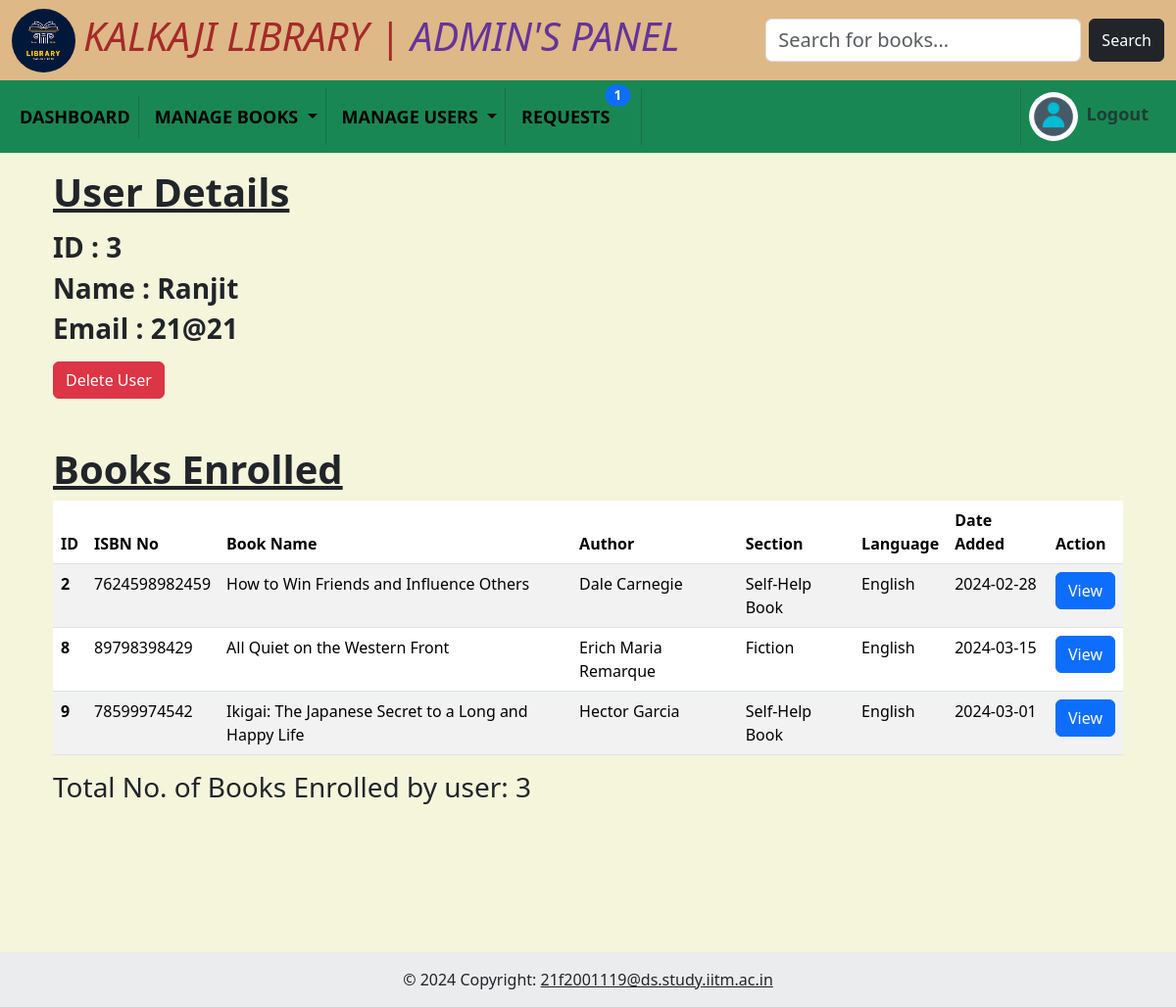
The app's page /user_details/3 (signed in) with its own data.
### models/model.py (models this page shows)
class User(db.Model):
    __tablename__ = "user"
    id = db.Column(db.Integer, autoincrement=True, primary_key=True)
    name = db.Column(db.String, nullable=False)
    email = db.Column(db.String, unique=True)
    password = db.Column(db.String)
    enrollments = db.relationship("Enrollments", back_populates="user")

class Book(db.Model):
    __tablename__ = "book"
    id = db.Column(db.Integer, autoincrement=True, nullable=False, primary_key=True)
    isbn = db.Column(db.Integer, unique=True, nullable=False)
    name = db.Column(db.String, nullable=False)
    content = db.Column(db.String)
    author_name = db.Column(db.String)
    section = db.Column(db.Integer, db.ForeignKey("sections.id"), nullable=False)
    language = db.Column(db.String)
    date_added = db.Column(db.Date)
    rating = db.Column(db.Integer)
    enrollments = db.relationship("Enrollments", back_populates="book")
    ratings = db.relationship("Rating", backref="book")
    sections = db.relationship('Sections', backref='books')

class Sections(db.Model):
    __tablename__ = "sections"
    id = db.Column(db.Integer, autoincrement=True, primary_key=True)
    name = db.Column(db.String, nullable=False, unique=True)
    date_created = db.Column(db.Date)
    description = db.Column(db.String)

### controllers/admin.py (the view)
@app.route("/user_details/<int:id>")
def user_details(id):
    if request.method == "GET":
        user = User.query.filter_by(id=id).first()
        enrollments = Enrollments.query.filter_by(user_id=user.id).all()
        books = []
        for i in enrollments:
            book = Book.query.filter_by(id=i.book_id).first()
            if book not in books:
                books.append(book)
        return render_template("admin/user_details.html", books=books, user=user, i=len(books))
    elif request.method == "POST":
        return redirect(url_for("users"))

### controllers/admin.py (called while the page is built)
@app.before_request
def before_req():
    if "admin" not in session and request.endpoint in admin_routes:
        return redirect("/admin_login")
    elif "user_id" not in session and request.endpoint in user_routes:
        return redirect("/user_login")

### controllers/index.py (called while the page is built)
@app.context_processor
def inject_admin():
    admin1 = 1
    admin0 = 0
    req = Book_req.query.all()
    msg = Messages.query.filter_by(user_id=session.get('user_id')).all()
    return dict(admin1=admin1, admin0=admin0, req=len(req), msg=len(msg))

### templates/admin/user_details.html (shortened to what this page needs)
{% include 'admin/layout.html' %}
<div class="container mt-3 d-flex flex-column min-vh-100">
    <div class="container">
        <h1 class="fw-bold text-decoration-underline">User Details</h1>
        <h3 class="fw-bold mt-3">
            ID : {{ user.id }}
        </h3>
        <h3 class="fw-bold">
            Name : {{ user.name }}
        </h3>
        <h3 class="fw-bold">
            Email : {{ user.email }}
        </h3>
    </div>
    <div class="container mb-5 mt-2">
        <button type="button" class="btn btn-danger" data-bs-toggle="modal"
            data-bs-target="#exampleModal{{ user.id }}">Delete User</button>
    </div>
    <div class="container">
        <h1 class="fw-bold text-decoration-underline">Books Enrolled</h1>
        <table class="table table-striped table-hover">
            <thead>
                <tr>
                    <th scope="col">ID</th>
                    <th scope="col">ISBN No</th>
                    <th scope="col">Book Name</th>
                    <th scope="col">Author</th>
                    <th scope="col">Section</th>
                    <th scope="col">Language</th>
                    <th scope="col">Date Added</th>
                    <th scope="col">Action</th>
                </tr>
            </thead>
            <tbody>
                {% for book in books %}
                <tr>
                    <th scope="row">{{book.id}}</th>
                    <td>{{book.isbn}}</td>
                    <td>{{book.name}}</td>
                    <td>{{book.author_name}}</td>
                    <td>{{book.sections.name}}</td>
                    <td>{{book.language}}</td>
                    <td>{{book.date_added}}</td>
                    <td>
                        <a href="/view/{{book.id}}"><button class="btn btn-primary">View</button></a>
                    </td>
                </tr>
                {% endfor %}
            </tbody>
        </table>
        <h3>Total No. of Books Enrolled by user: {{ i }} </h3>
    </div>
</div>
{% include 'footer.html' %}

### static/global.css (style rules this page uses)
body { background-color: beige; }

### records on screen
User: id "3", name "Ranjit", email "21@21"
Book: id "2", isbn "7624598982459", name "How to Win Friends and Influence Others", author_name "Dale Carnegie", sections.name "Self-Help Book", language "English", date_added "2024-02-28"
Book: id "8", isbn "89798398429", name "All Quiet on the Western Front", author_name "Erich Maria Remarque", sections.name "Fiction", language "English", date_added "2024-03-15"
Book: id "9", isbn "78599974542", name "Ikigai: The Japanese Secret to a Long and Happy Life", author_name "Hector Garcia", sections.name "Self-Help Book", language "English", date_added "2024-03-01"

### other values on screen
{{ req }} "1"
{{ i }} "3"
